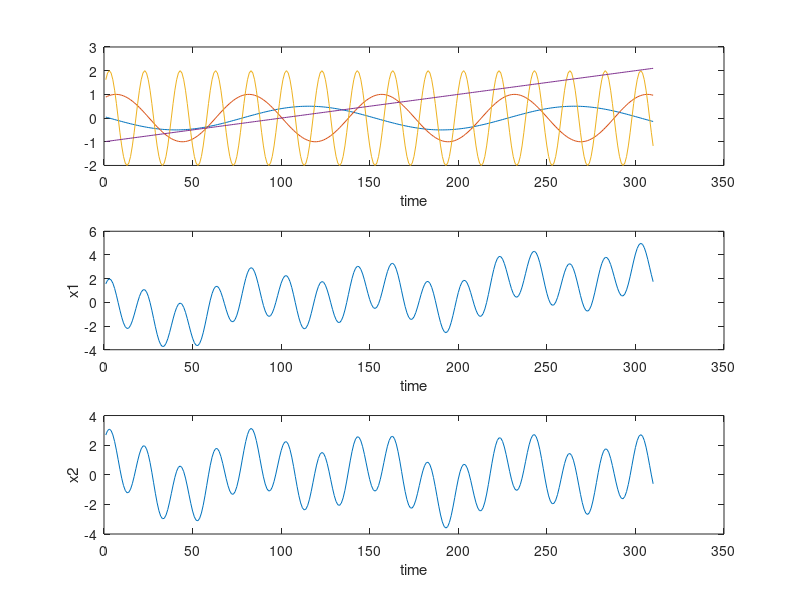
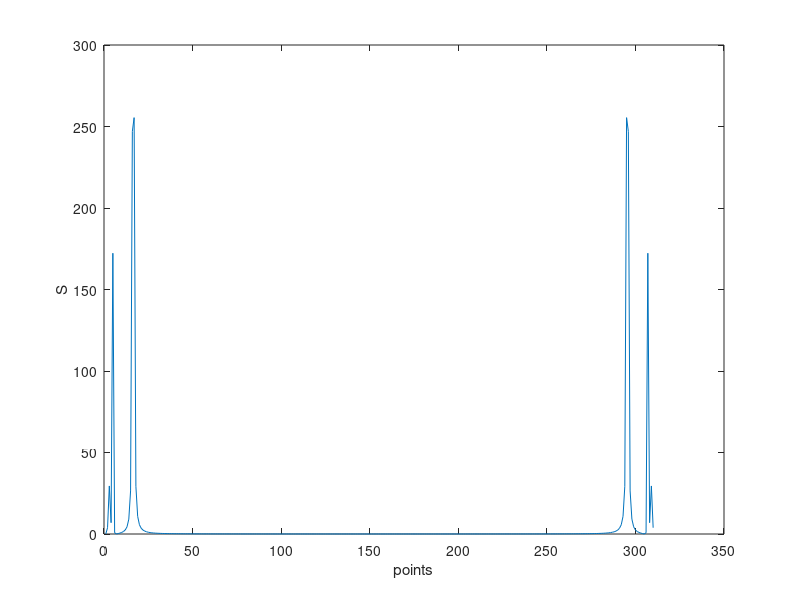
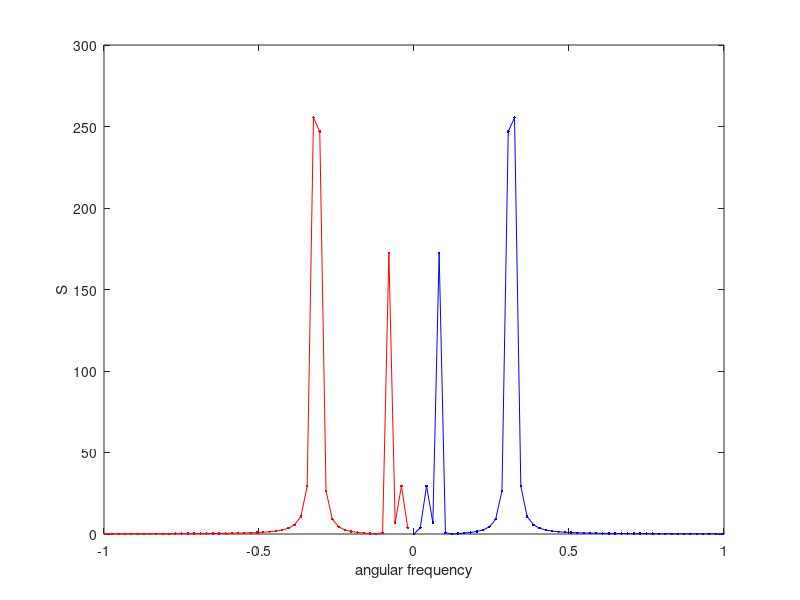
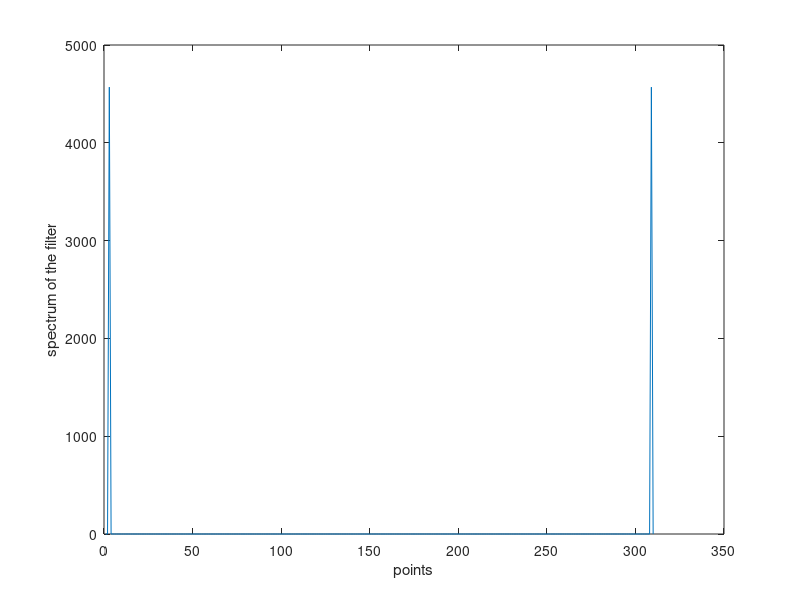

MATLAB code for these plots, in order:
%%%%%%%%%%%%%%%%%%%%%%%%%%%%%%%%%%%%%%%%%%
% Tutorial 7 (17 Oct 2017)
% Filtering on synthetic data
% this code deals with the data that are 310 points long
%%%%%%%%%%%%%%%%%%%%%%%%%%%%%%%%%%%%%%%%%%

%%%%%%%%%%%%%%%%%%
% Example 1: filtering in the frequency domain
%%%%%%%%%%%%%%%%%% 
% creating x1 and x2 as a superposition of synthetic signals 
k=2*pi/50;
omega=[2*pi/150 2*pi/75 2*pi/20]; % = [0.0419    0.0838    0.3142]
x=[1:100];
t=[1:310];

y(1,:)=0.5*sin(k*x(1)-omega(1)*t);
y(2,:)=sin(k*x(17)-omega(2)*t);
y(3,:)=2*sin(k*x(70)-omega(3)*t);
y(4,:)=0.01*t-1;

x1=sum(y);

% subtract linear regression line
tn(1:310)=1;
tn=[tn' t'];
b=regress(x1',tn);
trend=tn*b;

x2=x1-trend';	

figure;
subplot(3,1,1)
plot(y');
xlabel('time');

subplot(3,1,2)
plot(x1);
xlabel('time');
ylabel('x1');

subplot(3,1,3)
plot(x2);
xlabel('time');
ylabel('x2');

N=310;  % number of points
T=310;  % length of the record
dt=T/N; % time interval

%%%%%%%%%%%%%%%%%%%%%%%%%%%%%%%%%%%%
% Filtering
%%%%%%%%%%%%%%%%%%%%%%%%%%%%%%%%%%%%
% Step 1: FFT of x2 (x(t) --> X(omega)
x2ft = fft(x2);

% plot the powerspectrum
power_spectrum = abs(x2ft.^2);
% if we want S to be calculated the same as in periodogram:
% Sm=(2/N*dt)*(x2ft^2); 
S=2*power_spectrum./(N*dt);
S(1)=power_spectrum(1)/(N*dt);

figure; 
plot(S);
xlabel('points');
ylabel('S');

omega=[0:N]*2*pi/T;
% plot S versus omega
figure; 
plot(omega(1:T/2+1),S(1:T/2+1),'b.-',-omega(2:T/2+1),S(end:-1:T/2+1),'r.-'); 
xlabel('angular frequency');
ylabel('S');
xlim([-1 1]);

% Step 2: apply filter on X(omega)to retrieve the signal with lowest frequency 
% the index for the power peak at the lowest fequency is 3
index=3;
x2ft_filter = zeros(size(x2ft));
x2ft_filter(index) = x2ft(index);
x2ft_filter(end+2-index) = x2ft(end+2-index);

figure; 
plot(abs(x2ft_filter).^2);
xlabel('points')
ylabel('spectrum of the filter');

% Step 3: apply inverse FFT to get back the filtered x(t)
x2_filter = ifft(x2ft_filter);
figure;
subplot(3,1,1)
plot(t,y(1,:),'r-',t,x2_filter,'b-');
legend('original','FSA');

% retrieve the signal with medium frequency
index=5;
x2ft_filter = zeros(size(x2ft));
x2ft_filter(index) = x2ft(index);
x2ft_filter(end+2-index) = x2ft(end+2-index);

x2_filter = ifft(x2ft_filter);
subplot(3,1,2)
plot(t,y(2,:),'r-',t,x2_filter,'b-');
legend('original','FSA');

% retrieve the signal with highest frequency
index=16;
x2ft_filter = zeros(size(x2ft));
x2ft_filter(index) = x2ft(index);
x2ft_filter(end+2-index) = x2ft(end+2-index);

x2_filter = ifft(x2ft_filter);
subplot(3,1,3)
plot(t,y(3,:),'r-',t,x2_filter,'b-');
legend('original','FSA');

%%%%%%%%%%%%%%%%%%%%%%%%%%%%%%%%%%%%%%%%%%%%%%%%%%%%%%%%%%
% Example 1: filtering in the frequency domain
% using tapers
%%%%%%%%%%%%%%%%%%%%%%%%%%%%%%%%%%%%%%%%%%%%%%%%%%%%%%%%%%

% define taper function
taper_function = ones(size(x2));
taper_length = 20;
taper_function(1:taper_length) = sin(pi*(0:taper_length-1)/(2*taper_length)).^2;
taper_function(end-taper_length+1:end) = sin(pi*(taper_length-1:-1:0)/(2*taper_length)).^2;

figure;
plot(taper_function);
xlabel('time');
ylabel('taper function');

figure;
plot(t,x2,'r-',t,taper_function.*x2,'b-');
xlabel('time');
ylabel('x2');
legend('original','tapered');

% tapering
x2ft_taper = fft(taper_function.*x2);

% Step 1: FFT of x2 (x(t) --> X(omega)
x2ft = x2ft_taper;

% plot the powerspectrum
power_spectrum = abs(x2ft.^2);
% if we want S to be calculated the same as in periodogram:
% Sm=(2/N*dt)*(x2ft^2); 
S=2*power_spectrum./(N*dt);
S(1)=power_spectrum(1)/(N*dt);

figure; 
plot(S);
xlabel('points');
ylabel('S');

omega=[0:N]*2*pi/T;
% plot S versus omega
figure; 
plot(omega(1:T/2+1),S(1:T/2+1),'b.-',-omega(2:T/2+1),S(end:-1:T/2+1),'r.-'); 
xlabel('angular frequency');
ylabel('S');
xlim([-1 1]);

% Step 2: apply filter on X(omega)to retrieve the signal with lowest frequency 
% the index for the power peak at the lowest fequency is 3
index=3;
x2ft_filter = zeros(size(x2ft));
x2ft_filter(index) = x2ft(index);
x2ft_filter(end+2-index) = x2ft(end+2-index);

figure; 
plot(abs(x2ft_filter).^2);
xlabel('points')
ylabel('spectrum of the filter');

% Step 3: apply inverse FFT to get back the filtered x(t)
x2_filter = ifft(x2ft_filter);
figure;
subplot(3,1,1)
plot(t,y(1,:),'r-',t,x2_filter,'b-');
legend('original','FSA');

% retrieve the signal with medium frequency
index=5;
x2ft_filter = zeros(size(x2ft));
x2ft_filter(index) = x2ft(index);
x2ft_filter(end+2-index) = x2ft(end+2-index);

x2_filter = ifft(x2ft_filter);
subplot(3,1,2)
plot(t,y(2,:),'r-',t,x2_filter,'b-');
legend('original','FSA');

% retrieve the signal with highest frequency
index=16;
x2ft_filter = zeros(size(x2ft));
x2ft_filter(index) = x2ft(index);
x2ft_filter(end+2-index) = x2ft(end+2-index);

x2_filter = ifft(x2ft_filter);
subplot(3,1,3)
plot(t,y(3,:),'r-',t,x2_filter,'b-');
legend('original','FSA');



